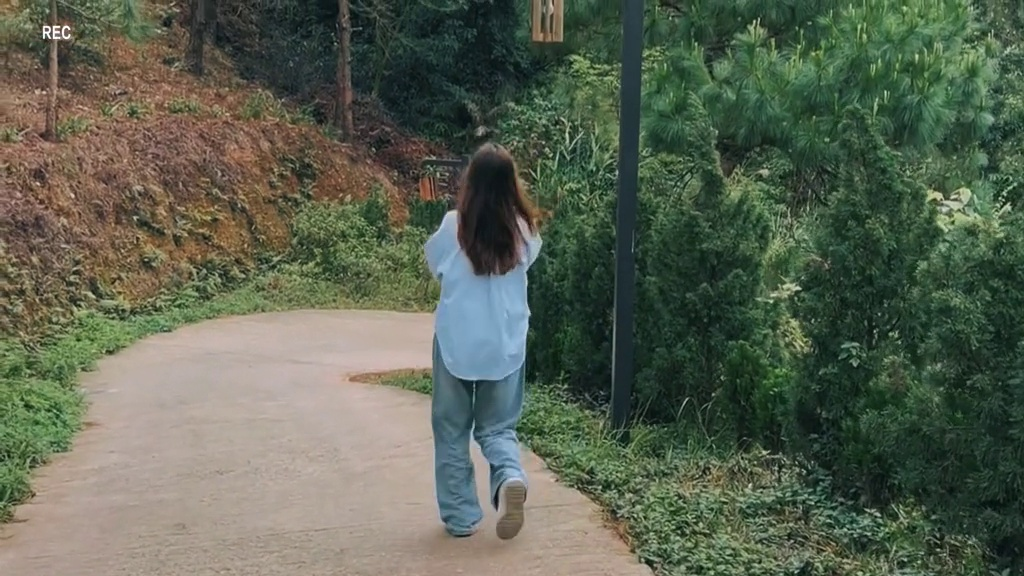
#> input picture key_frames/tiktok/set0/2ueennn_7354229927845055761/key_frame_5.jpg, 1024 x 576 px; its folder holds only this picture in this run
$ python -i data.py   (imports and definitions only)
#> lines starting #> are read from the running program, lines starting #| are printed output that depends on the picture
import traceback;
import os;
from zipfile import ZipFile;
import constants;
import numpy as np;
import cv2;
import gc;
import random;

# [22 lines left out: function extractZIP, not called in this run]

def load_video(path: str, dataset: str = constants.TIKHARM_DATASET, toDisplay: bool = False):
    '''
    Load a Video from a given full filepath into a Numpy array representation,
    and optionally,
    Visualize the video.

    Parameters
    ------------------------
    path : str - A complete filepath of the video to be loaded.
    dataset : str - Name of the dataset which the video belongs to.
    toDisplay : bool - Whether to visualize the video or not.

    Returns
    ------------------------
    Numpy.ndarray : the numeric representation of the video.
    '''
#> called with dataset = 'tikharm-dataset', toDisplay = False
    capture = cv2.VideoCapture(path);

    # Get the total number of frames in the video
    # https://stackoverflow.com/questions/25359288/how-to-know-total-number-of-frame-in-a-file-with-cv2-in-python
    num_frames = int(capture.get(cv2.CAP_PROP_FRAME_COUNT));

    # FRAME SELECTION:
    # Based on the paper, use the same ratio to select frames uniformly
    # they used 16 frames in the first dataset out of 21-30 frames per video,
    # and 10 frames in the second dataset out of 12-20 frames
    if (dataset == constants.TIKHARM_DATASET):
        # 1st dataset in our transfer learning
        num_sample_frames: int = round((16 / np.mean([21,30])) * num_frames);
    elif (dataset == constants.VIOLENCE_DATASET):
        num_sample_frames: int = round((10 / np.mean([12,20])) * num_frames);
    frame_indices = np.linspace(0, num_frames - 1, num_sample_frames, dtype=int)

    keyFrames: list = [];
    for i in range(num_frames):
        ret, frame = capture.read();
        if (ret != True):
            break;

        # Visualize a random video from the set
        if (toDisplay == True):
            cv2.imshow('Raw Video', frame);
            if (cv2.waitKey(30) & 0xFF == ord('q')):
                break;

        frame = preprocessFrame(frame);

        if (i in frame_indices):
            keyFrames.append(frame);

        # Visualize a random video from the set
        if (toDisplay == True):
            cv2.imshow('Preprocessed Video', frame);
            if (cv2.waitKey(30) & 0xFF == ord('q')):
                break;
#> this loop made 1 pass
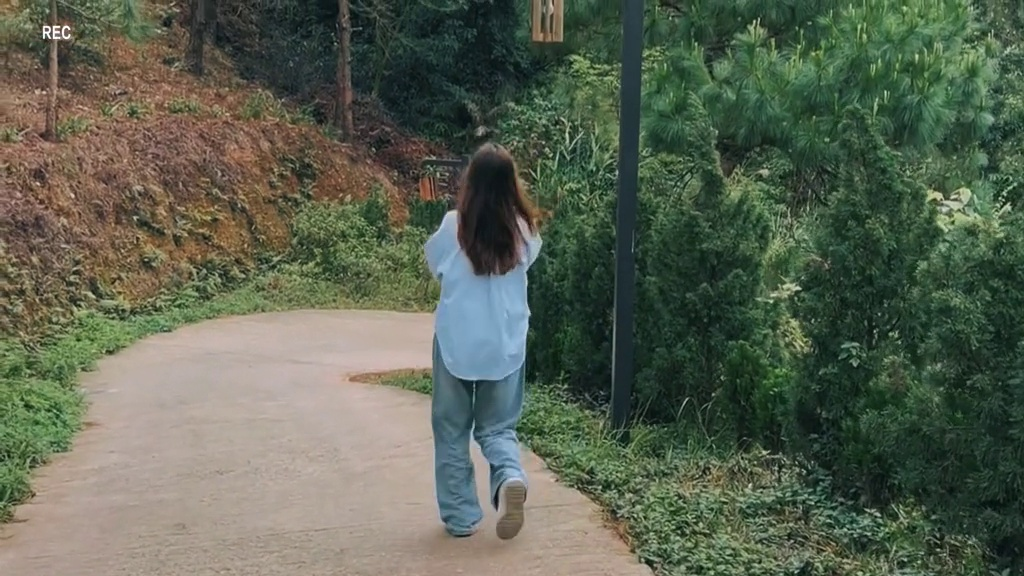
#> input picture key_frames/tiktok/set0/2ueennn_7354229927845055761/key_frame_5.jpg, 1024 x 576 px
#> pass 1, in preprocessFrame, `frame = cv2.resize(frame, (540, 380), fx = 0, fy = 0, interpolation = ..`:
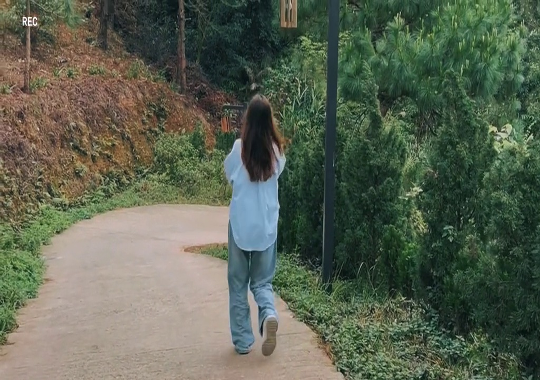
#> frame: shape (380, 540, 3); mean of channels 0, 1, 2 81.8, 98.7, 90.3; drawn as B, G, R
#> pass 1, in preprocessFrame, `frame = cv2.cvtColor(frame, cv2.COLOR_BGR2GRAY);`:
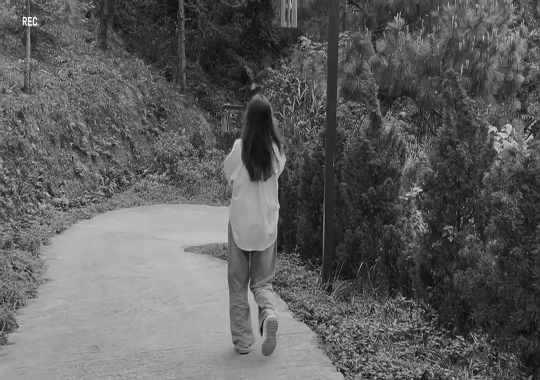
#> frame: shape (380, 540); min 7, max 255, mean 94.3
#> pass 1, in preprocessFrame, `frame = cv2.adaptiveThreshold(frame, 255, cv2.ADAPTIVE_THRESH_MEAN_C, ..`:
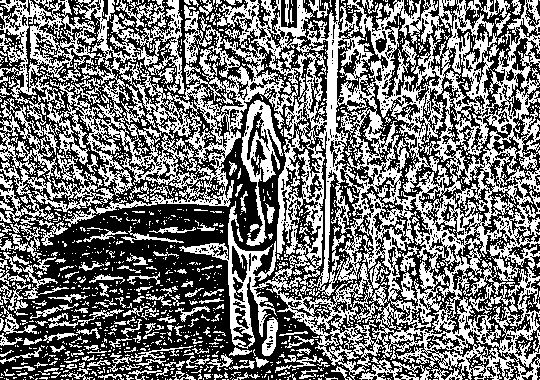
#> frame: shape (380, 540); 45.8% white in thin lines or dots
#> after the loop, keyFrames = 1 item

    # https://stackoverflow.com/questions/65446464/how-to-convert-a-video-in-numpy-array
    video = np.stack(keyFrames, axis=0);

    # cleanup
    capture.release();
    cv2.destroyAllWindows();

    return video;

def preprocessFrame(frame):
    # Resize the frame
    frame = cv2.resize(frame, (540, 380), fx = 0, fy = 0, interpolation = cv2.INTER_CUBIC);
    # Make the frame grayscale
    frame = cv2.cvtColor(frame, cv2.COLOR_BGR2GRAY);
    # Adaptive Thresholding
    frame = cv2.adaptiveThreshold(frame, 255, cv2.ADAPTIVE_THRESH_MEAN_C, cv2.THRESH_BINARY_INV, 11, 2);
    return frame;

# [96 lines left out: function read_videos, not called in this run]

>>> result = load_video('key_frames/tiktok/set0/2ueennn_7354229927845055761/key_frame_5.jpg')
